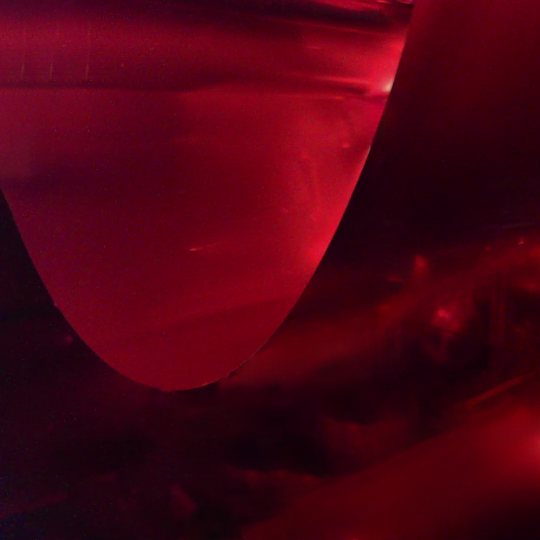
#> input picture LAB/DLIP_LAB_Tension_Detection_of_Rolling_Metal_Sheet_22200757/src/LV1_simple.png, 1080 x 1080 px, given in place of LAB3_Video.mp4, which was not available (shown at 1/2 size)
$ python LAB_Tension_Detection_of_Rolling_Metal_Sheet.py
#> lines starting #> are read from the running program, lines starting #| are printed output that depends on the picture; after the words box and inside, x2 and y2 are one past the last pixel; in counts of white or black regions, pixels touching at a corner belong together; pictures that were not available may be replaced by others from this repository, and a replacement may not be noted
import numpy as np
import cv2 as cv

cap = cv.VideoCapture('LAB3_Video.mp4')
while True:
    ret, frame = cap.read()
#> frame is the input picture: shape (1080, 1080, 3); mean B, G, R 18.3, 1.9, 75.8
    if not ret:
        break

    # Open the Image in Gray Scale and Filtering
    img = frame.copy()
    height, width = img.shape[:2]
#> height = 1080; width = 1080

    # Cropped the image in ROI
    roi_x = 0; roi_y = 400; roi_w = 580; roi_h = height
#> after `roi_h = height`: roi_h = 1080
    roi = img[roi_y:roi_h, roi_x:roi_w]
    img2 = roi.copy()

    # Split the channel and convert the red to gray scale
    img_b, img_g, img_r = cv.split(img2)
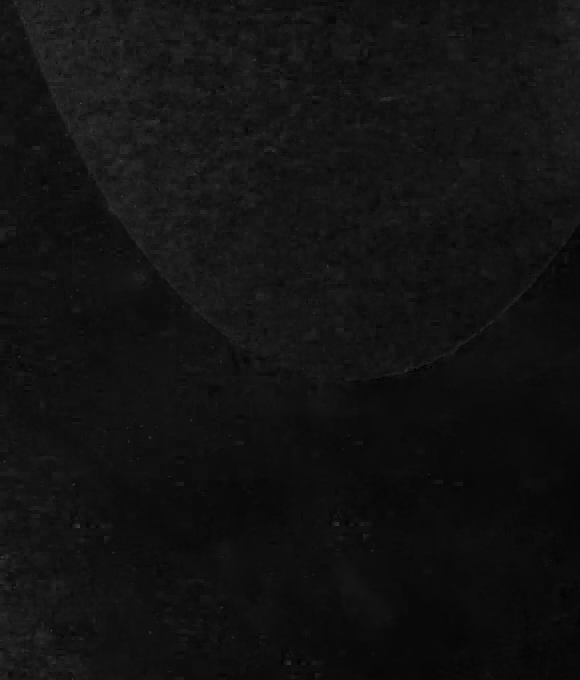
#> img_b: shape (680, 580); min 0, max 72, mean 18.2
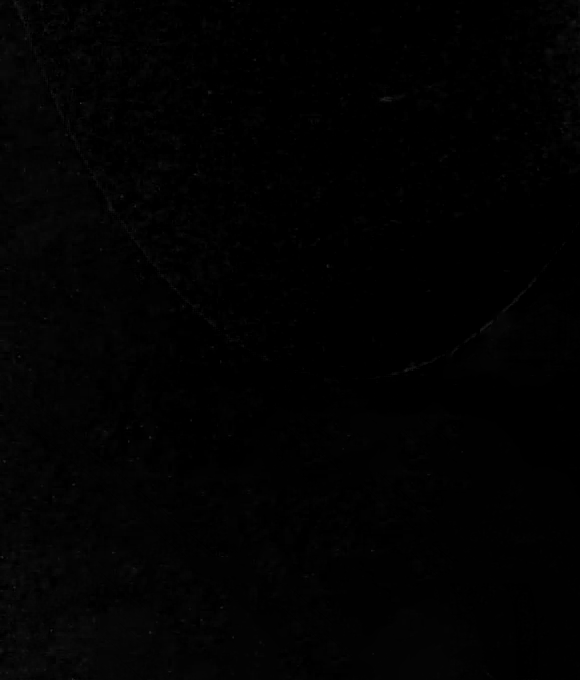
#> img_g: shape (680, 580); min 0, max 49, mean 1.8
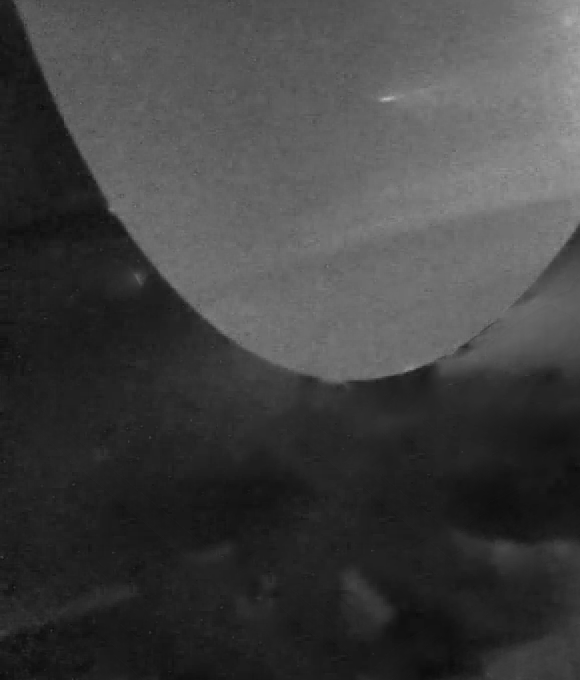
#> img_r: shape (680, 580); min 11, max 184, mean 64.7
    img_denoised = cv.bilateralFilter(img_r, d=9, sigmaColor=75, sigmaSpace=75)

    # Canny Edge Detection
    img_canny = cv.Canny(img_denoised, 50, 80)
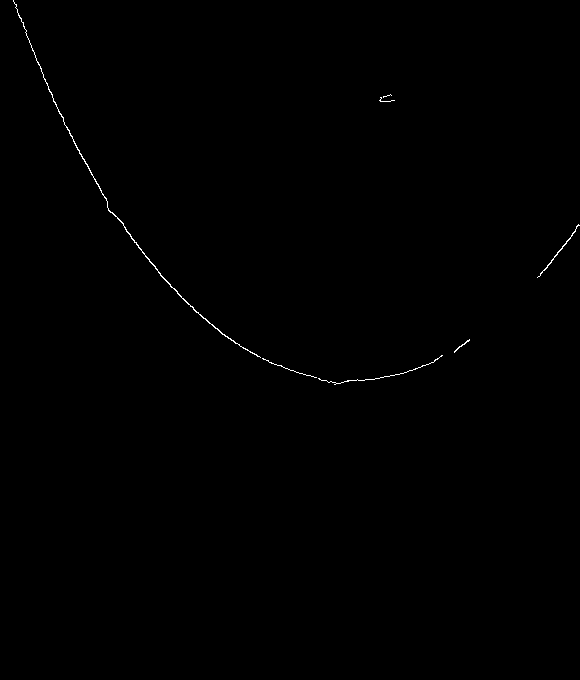
#> img_canny: shape (680, 580); 0.23% white in thin lines or dots, all inside (x1, y1, x2, y2) = (13, 0, 580, 385)
    cv.imshow('denoised image', img_denoised)
    cv.imshow('canny image', img_canny)

    lines = cv.HoughLinesP(img_canny, 1, np.pi/180, 30, minLineLength=20, maxLineGap=10)
#> lines = [[34, 52, 64, 124], [64, 123, 115, 216], [116, 216, 165, 280], [538, 276, 575, 231], [185, 301, 235, 343], [14, 2, 48, 89], [328, 382, 374, 379], [397, 374, 434, 361], [126, 231, 149, 261], [239, 345, 271, 363], [160, 275, 203, 318], [272, 363, 335, 384]]
    X = []
    Y = []
    if lines is not None:
        for i in range(lines.shape[0]):
            x1 = lines[i][0][0] + roi_x
            y1 = lines[i][0][1]
            x2 = lines[i][0][2] + roi_x
            y2 = lines[i][0][3]
            cv.line(img2, (x1, y1), (x2, y2), (0, 255, 255), 1, cv.LINE_AA)
            X.extend([x1, x2])
            Y.extend([y1, y2])
#> this loop made 12 passes
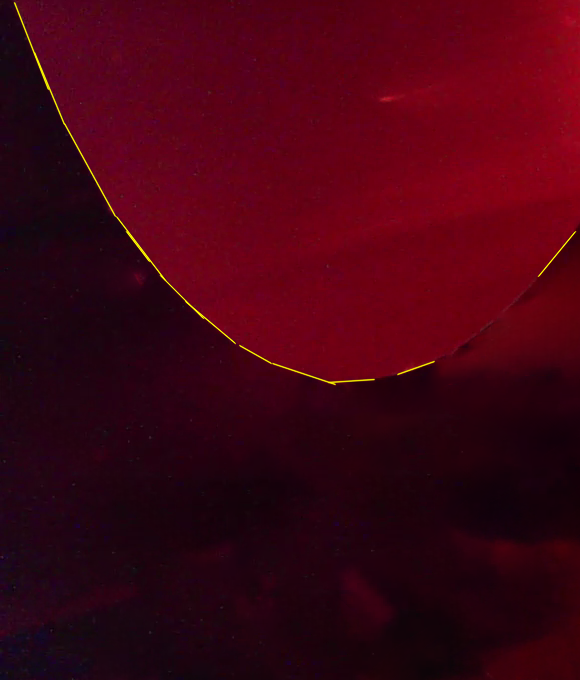
#> img2: shape (680, 580, 3); mean B, G, R 18.1, 2.4, 65.1
#> after the loop, X = [34, 64, 64, 115, 116, 165, 538, 575, 185, 235, 14, 48, 328, 374, 397, 434, 126, 149, 239, 271, 160, 203, 272, 335]; Y = [52, 124, 123, 216, 216, 280, 276, 231, 301, 343, 2, 89, 382, 379, 374, 361, 231, 261, 345, 363, 275, 318, 363, 384]

        # Curve Fitting
        A = np.vstack([np.power(X, 2), X, np.ones(len(X))]).T
#> A = 24 rows, first 8: [1156, 34, 1], [4096, 64, 1], [4096, 64, 1], [13225, 115, 1], [13456, 116, 1], [27225, 165, 1], [289444, 538, 1], [330625, 575, 1]
        Y_np = np.array(Y).reshape(-1, 1)
#> Y_np = 24 values, max 384 at index 23, min 2 at index 10, mean 262
        ATA = A.T @ A
#> ATA = [[3.2e+11, 714352229, 1790355], [714352229, 1790355, 5441], [1790355, 5441, 24]]
        ATY = A.T @ Y_np
#> ATY = [567143260, 1692522, 6289]
        coeffs = np.linalg.inv(ATA) @ ATY
#> coeffs = [-0.00325, 2.28, -12.48]

        x = np.arange(0, width)
#> x = 1080 values from 0 to 1079
        y = coeffs[0] * x ** 2 + coeffs[1] * x + coeffs[2] + roi_y
#> y = 1080 values, max 787.5 at index 351, min -939 at index 1079, mean 355.1

        mask_level1 = y > (height - 250)
        mask_level2 = y > (height - 120)
        under_x_250px = x[mask_level1]
#> under_x_250px = empty array
        under_x_120px = x[mask_level2]
#> under_x_120px = empty array

        points = np.array(list(zip(x.astype(int), y.astype(int))), dtype=np.int32)
#> points = 1080 pairs, first value 0 to 1079, second value -938 to 787
        cv.polylines(img, [points.reshape((-1, 1, 2))], False, (0, 255, 0), 2, cv.LINE_AA)
        cv.imshow('HoughLinesP', img2)

        # Minimum Value
        a, b, c = coeffs
#> a = [-0.00325]; b = [2.28]; c = [-12.48]
        x_min = -b / (2 * a)
#> x_min = [350.6]
        y_min = a * x_min ** 2 + b * x_min + c + roi_y
#> y_min = [787.5]
        bottom_point = (x_min, y_min)
#> bottom_point = ([350.6], [787.5])

        # Calculate Score and Level
        score = roi_h - y_min
#> score = [292.5]
        if score < 120:
            level = 3
            if under_x_250px.size > 0:
                cv.line(img, (0, roi_h - 250), (under_x_250px[0], roi_h - 250), (0, 0, 255), 2, cv.LINE_AA)
                cv.line(img, (under_x_250px[-1], height - 250), (width, roi_h - 250), (0, 0, 255), 2, cv.LINE_AA)
            if under_x_120px.size > 0:
                cv.line(img, (0, roi_h - 120), (under_x_120px[0], roi_h - 120), (255, 0, 0), 2, cv.LINE_AA)
                cv.line(img, (under_x_120px[-1], roi_h - 120), (width, roi_h - 120), (255, 0, 0), 2, cv.LINE_AA)
        elif 120 <= score < 250:
            level = 2
            if under_x_250px.size > 0:
                cv.line(img, (0, roi_h - 250), (under_x_250px[0], roi_h - 250), (0, 0, 255), 2, cv.LINE_AA)
                cv.line(img, (under_x_250px[-1], height - 250), (width, roi_h - 250), (0, 0, 255), 2, cv.LINE_AA)
            cv.line(img, (0, roi_h - 120), (width, roi_h - 120), (255, 0, 0), 2, cv.LINE_AA)
        elif score >= 250:
            level = 1
            cv.line(img, (0, roi_h - 250), (width, roi_h - 250), (0, 0, 255), 2, cv.LINE_AA)
            cv.line(img, (0, roi_h - 120), (width, roi_h - 120), (255, 0, 0), 2, cv.LINE_AA)

    else:
        print('No lines detected')

    box_x, box_y = 880, 350
    box_w, box_h = 240, 80
    overlay = img.copy()
    alpha = 0.5
    cv.rectangle(overlay, (box_x, box_y), (box_x + box_w, box_y + box_h), (0, 0, 0), -1)
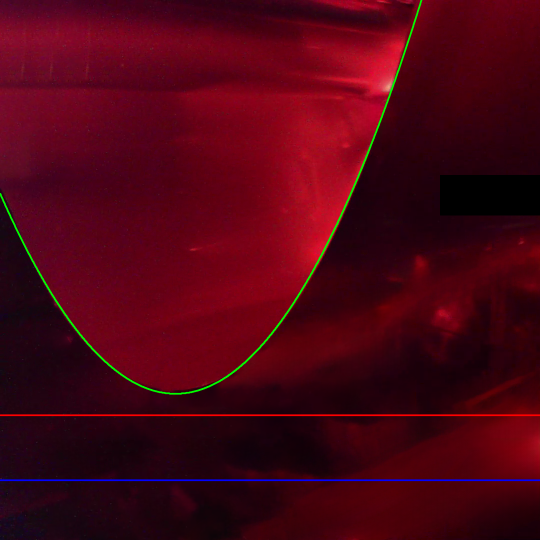
#> overlay: shape (1080, 1080, 3) (shown at 1/2 size); mean B, G, R 18.8, 3.1, 75.4
    cv.addWeighted(overlay, alpha, img, 1 - alpha, 0, img)
#> img: shape (1080, 1080, 3); mean B, G, R 18.8, 3.1, 75.6

    cv.rectangle(img, (box_x, box_y), (box_x + box_w, box_y + box_h), (0, 255, 0), 2)

    cv.putText(img, f'Level: {level}', (box_x + 10, box_y + 35),
               cv.FONT_HERSHEY_SIMPLEX, 1.2, (255, 255, 255), 2, cv.LINE_AA)
    cv.putText(img, f'Score: {int(score)}', (box_x + 10, box_y + 70),
               cv.FONT_HERSHEY_SIMPLEX, 1.2, (255, 255, 255), 2, cv.LINE_AA)
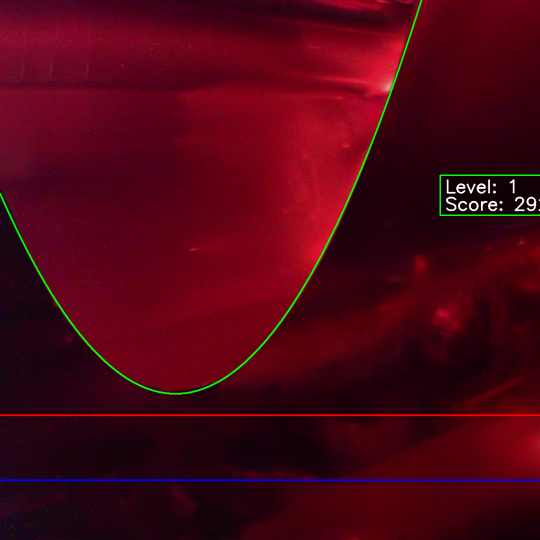
#> img: shape (1080, 1080, 3) (shown at 1/2 size); mean B, G, R 19.4, 4, 76.1

    cv.namedWindow('Result', cv.WINDOW_NORMAL)
    cv.resizeWindow('Result', width=960, height=540)
    cv.imshow('Result', img)

    if cv.waitKey(1) == 27:
#> (key Esc is pressed here)
        break

cap.release()
cv.destroyAllWindows()

$ run again, on LAB/DLIP_LAB_Tension_Detection_of_Rolling_Metal_Sheet_22200757/src/LV2_simple.png
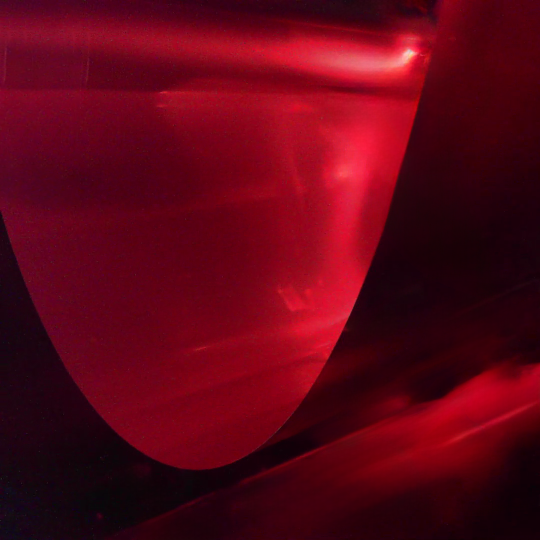
#> input picture LAB/DLIP_LAB_Tension_Detection_of_Rolling_Metal_Sheet_22200757/src/LV2_simple.png, 1080 x 1080 px, given in place of LAB3_Video.mp4, which was not available (shown at 1/2 size)
#> frame is the input picture: shape (1080, 1080, 3); mean B, G, R 21.3, 4, 93.2
#> img_canny: shape (680, 580); 0.3% white in thin lines or dots, all inside (x1, y1, x2, y2) = (0, 22, 580, 558)
#> lines = 20 rows, first 6: [45, 155, 85, 249], [160, 380, 201, 433], [1, 22, 39, 138], [90, 258, 135, 343], [490, 557, 578, 521], [528, 487, 574, 441]
#> the loop `for i in range(lines.shape[0]):` made 20 passes
#> after the loop `for i in range(lines.shape[0]):`:
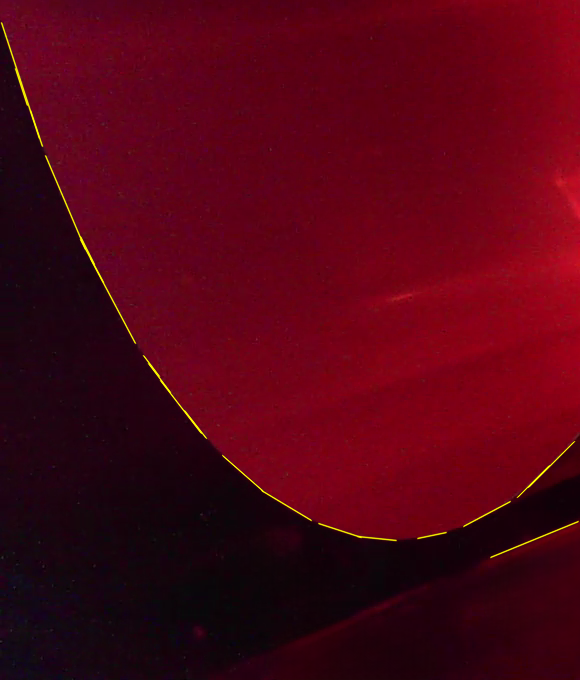
#> img2: shape (680, 580, 3); mean B, G, R 19.6, 3, 80
#> after the loop `for i in range(lines.shape[0]):`: X = 40 values, max 578 at index 9, min 1 at index 4, mean 244.9; Y = 40 values, max 557 at index 8, min 22 at index 4, mean 373
#> A = 40 rows, first 8: [2025, 45, 1], [7225, 85, 1], [25600, 160, 1], [40401, 201, 1], [1, 1, 1], [1521, 39, 1], [8100, 90, 1], [18225, 135, 1]
#> Y_np has the same summary as Y
#> ATA = [[7.99e+11, 1.66e+09, 3709200], [1.66e+09, 3709200, 9798], [3709200, 9798, 40]]
#> ATY = [1.84e+09, 4594986, 14919]
#> coeffs = [-0.00317, 2.53, 47.18]
#> y = 1080 values, max 952 at index 399, min -511.7 at index 1079, mean 581.8
#> under_x_250px = 393 values from 203 to 595
#> under_x_120px = empty array
#> points = 1080 pairs, first value 0 to 1079, second value -511 to 952
#> a = [-0.00317]; b = [2.53]; c = [47.18]
#> x_min = [399.2]
#> y_min = [952]
#> bottom_point = ([399.2], [952])
#> score = [128]
#> overlay: shape (1080, 1080, 3); mean B, G, R 21.8, 5.4, 92.6
#> `cv.putText(img, f'Score: {int(score)}', (box_x + 10, box_y + 70), cv.F..`:
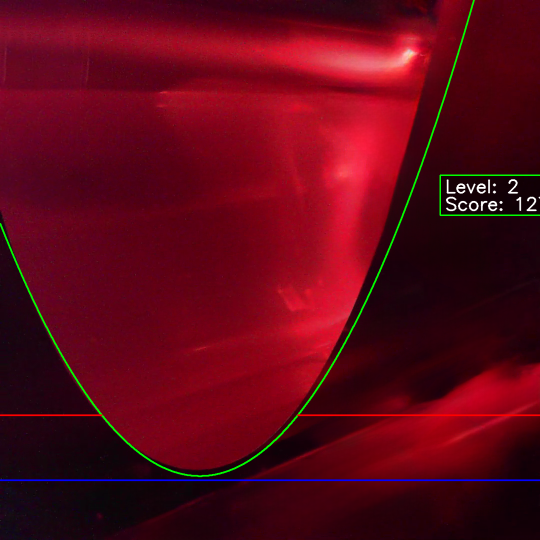
#> img: shape (1080, 1080, 3) (shown at 1/2 size); mean B, G, R 22.4, 6.3, 93.3

$ run again, on LAB/DLIP_LAB_Tension_Detection_of_Rolling_Metal_Sheet_22200757/src/LV3_simple.png
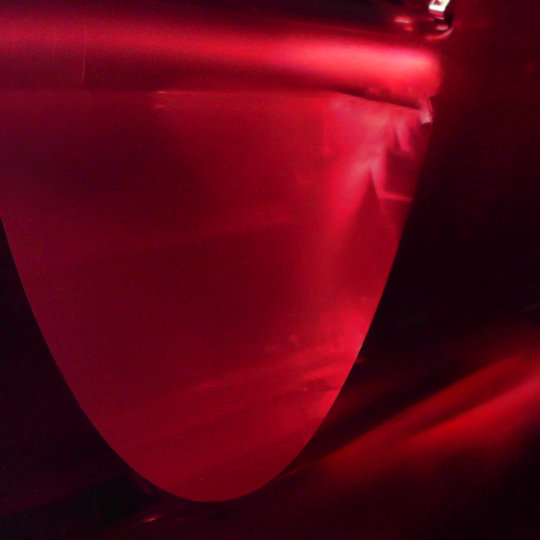
#> input picture LAB/DLIP_LAB_Tension_Detection_of_Rolling_Metal_Sheet_22200757/src/LV3_simple.png, 1080 x 1080 px, given in place of LAB3_Video.mp4, which was not available (shown at 1/2 size)
#> frame is the input picture: shape (1080, 1080, 3); mean B, G, R 21.8, 4.4, 95.7
#> img_canny: shape (680, 580); 0.29% white in thin lines or dots, all inside (x1, y1, x2, y2) = (0, 35, 580, 646)
#> lines = 16 rows, first 6: [37, 150, 74, 246], [102, 308, 161, 414], [1, 36, 31, 133], [181, 443, 217, 489], [262, 535, 317, 575], [71, 238, 101, 305]
#> the loop `for i in range(lines.shape[0]):` made 16 passes
#> after the loop `for i in range(lines.shape[0]):`:
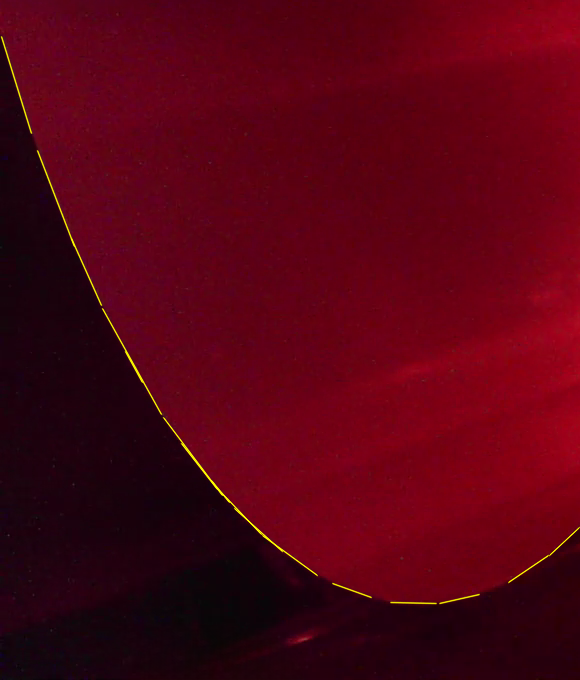
#> img2: shape (680, 580, 3); mean B, G, R 18.7, 2, 83.1
#> after the loop `for i in range(lines.shape[0]):`: X = 32 values, max 579 at index 15, min 1 at index 4, mean 258.5; Y = 32 values, max 603 at index 24, min 36 at index 4, mean 449.4
#> A = 32 rows, first 8: [1369, 37, 1], [5476, 74, 1], [10404, 102, 1], [25921, 161, 1], [1, 1, 1], [961, 31, 1], [32761, 181, 1], [47089, 217, 1]
#> Y_np has the same summary as Y
#> ATA = [[5.84e+11, 1.26e+09, 2973684], [1.26e+09, 2973684, 8272], [2973684, 8272, 32]]
#> ATY = [1.65e+09, 4365767, 14381]
#> coeffs = [-0.00325, 2.68, 59.03]
#> y = 1080 values, max 1010.8 at index 412, min -438.3 at index 1079, mean 641.3
#> under_x_250px = 471 values from 177 to 647
#> under_x_120px = 250 values from 287 to 536
#> points = 1080 pairs, first value 0 to 1079, second value -438 to 1010
#> a = [-0.00325]; b = [2.68]; c = [59.03]
#> x_min = [411.7]
#> y_min = [1010.8]
#> bottom_point = ([411.7], [1010.8])
#> score = [69.2]
#> overlay: shape (1080, 1080, 3); mean B, G, R 22.1, 5.9, 95
#> `cv.putText(img, f'Score: {int(score)}', (box_x + 10, box_y + 70), cv.F..`:
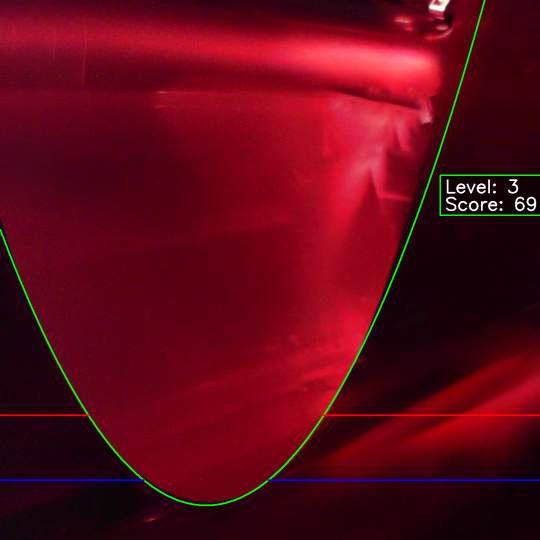
#> img: shape (1080, 1080, 3) (shown at 1/2 size); mean B, G, R 22.7, 6.8, 95.8

$ run again, on LAB/DLIP_LAB_Tension_Detection_of_Rolling_Metal_Sheet_22200757/src/LV2.png
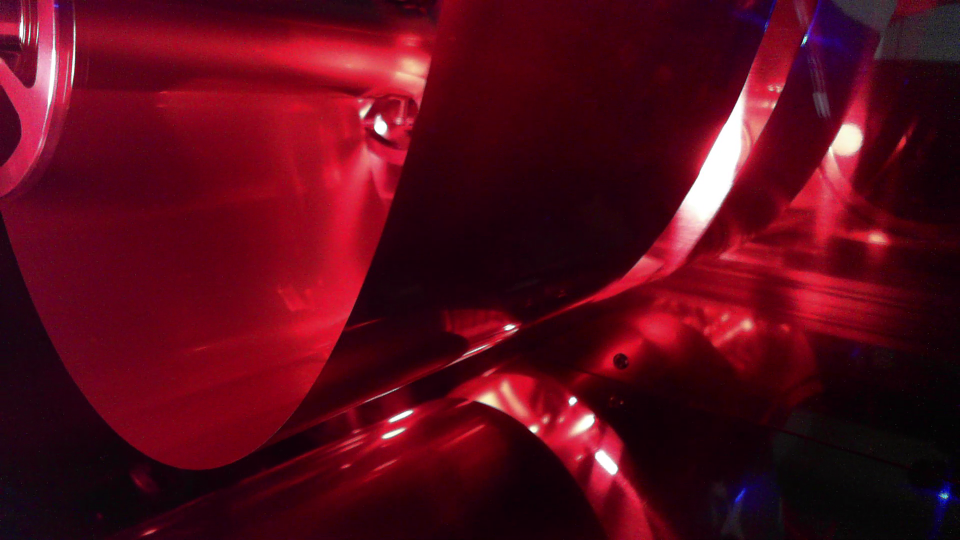
#> input picture LAB/DLIP_LAB_Tension_Detection_of_Rolling_Metal_Sheet_22200757/src/LV2.png, 1920 x 1080 px, given in place of LAB3_Video.mp4, which was not available (shown at 1/2 size)
#> frame is the input picture: shape (1080, 1920, 3); mean B, G, R 25.4, 9.6, 86.6
#> img_canny: shape (680, 580); 0.35% white in thin lines or dots
#> lines = 17 rows, first 6: [80, 239, 136, 344], [16, 72, 56, 182], [159, 378, 207, 439], [242, 474, 280, 503], [490, 557, 578, 521], [528, 487, 574, 441]
#> the loop `for i in range(lines.shape[0]):` made 17 passes
#> after the loop `for i in range(lines.shape[0]):`: X = 34 values, max 579 at index 33, min 1 at index 14, mean 299.4; Y = 34 values, max 557 at index 8, min 22 at index 14, mean 414
#> A = 34 rows, first 8: [6400, 80, 1], [18496, 136, 1], [256, 16, 1], [3136, 56, 1], [25281, 159, 1], [42849, 207, 1], [58564, 242, 1], [78400, 280, 1]
#> Y_np has the same summary as Y
#> ATA = [[9.86e+11, 1.98e+09, 4223687], [1.98e+09, 4223687, 10179], [4223687, 10179, 34]]
#> ATY = [2.12e+09, 4966690, 14077]
#> coeffs = [-0.00298, 2.45, 50.79]
#> y = 1920 values, max 954.3 at index 411, min -5822.1 at index 1919, mean -857.6
#> under_x_250px = 409 values from 207 to 615
#> under_x_120px = empty array
#> points = 1920 pairs, first value 0 to 1919, second value -5822 to 954
#> a = [-0.00298]; b = [2.45]; c = [50.79]
#> x_min = [411]
#> y_min = [954.3]
#> bottom_point = ([411], [954.3])
#> score = [125.7]
#> overlay: shape (1080, 1920, 3); mean B, G, R 26, 10.4, 86.4
#> `cv.putText(img, f'Score: {int(score)}', (box_x + 10, box_y + 70), cv.F..`:
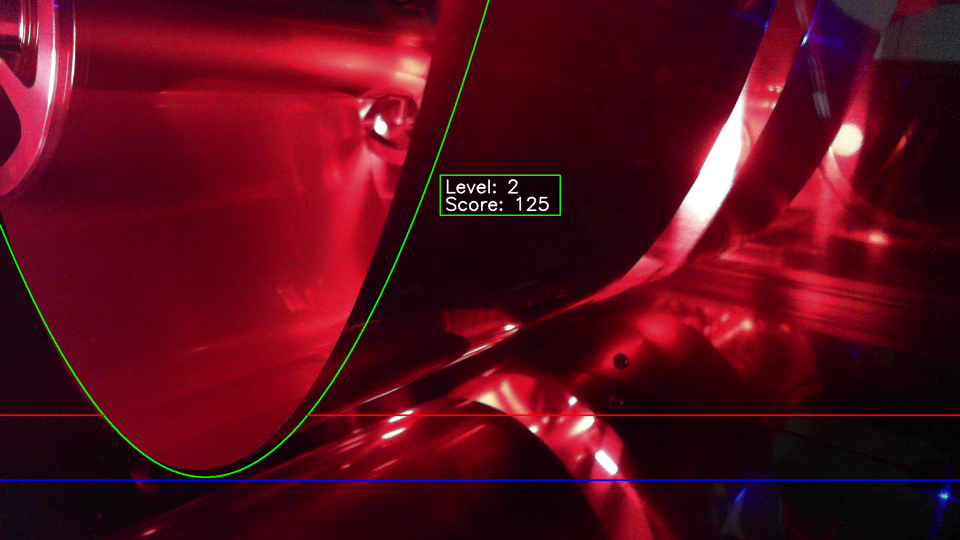
#> img: shape (1080, 1920, 3) (shown at 1/2 size); mean B, G, R 26.3, 11, 86.8
